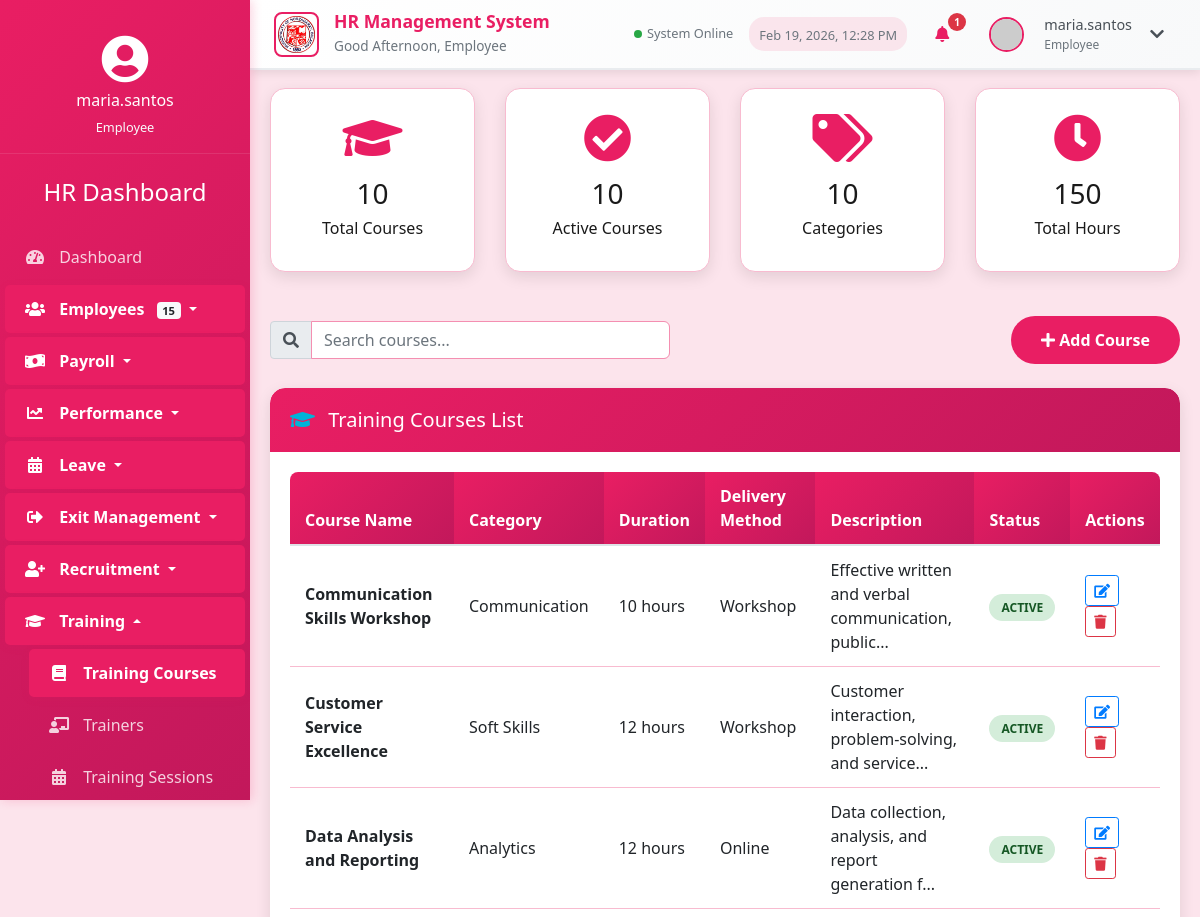
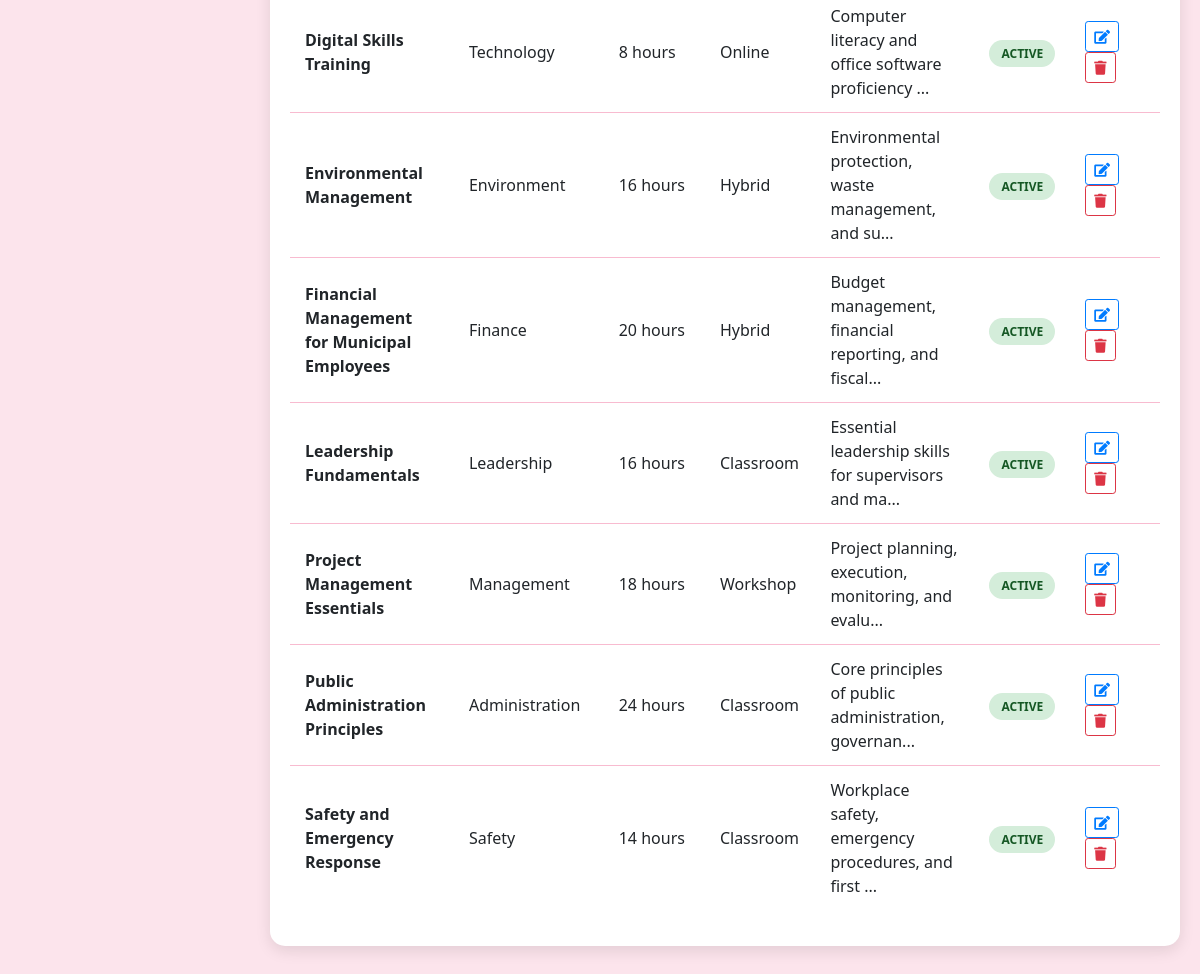
/training_courses.php (signed in), run on an earlier commit of the app's database (2 pictures, top to bottom).
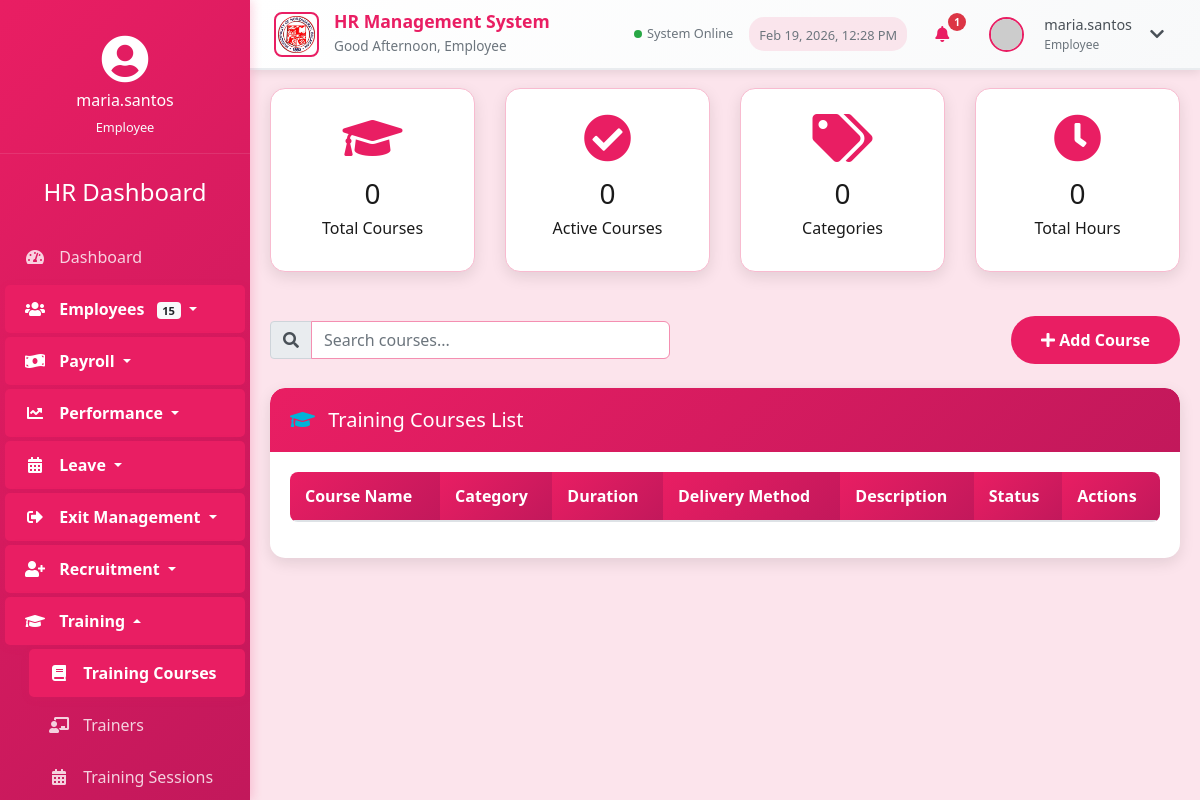
And on a later commit of the database.
### tables this page shows
CREATE TABLE `training_courses` (
  `course_id` int(11) NOT NULL,
  `course_name` varchar(255) NOT NULL,
  `description` text DEFAULT NULL,
  `category` varchar(100) DEFAULT NULL,
  `delivery_method` enum('Online','Classroom','Workshop','Self-paced','Hybrid') NOT NULL,
  `duration` int(11) DEFAULT NULL COMMENT 'Duration in hours',
  `max_participants` int(11) DEFAULT NULL,
  `prerequisites` text DEFAULT NULL,
  `materials_url` varchar(255) DEFAULT NULL,
  `status` enum('Active','Inactive','In Development') DEFAULT 'Active',
  `created_at` timestamp NOT NULL DEFAULT current_timestamp(),
  `updated_at` timestamp NOT NULL DEFAULT current_timestamp() ON UPDATE current_timestamp()
);

### training_courses.php (the view, shortened to what the changed rows need)
<?php
require_once 'config.php';
$pdo = $conn;
try {
    $stmt = $pdo->query("SELECT * FROM training_courses ORDER BY course_name");
    $courses = $stmt->fetchAll(PDO::FETCH_ASSOC);
} catch (PDOException $e) {
    $courses = [];
    $message = "Error fetching courses: " . $e->getMessage();
    $messageType = "error";
}
try {
    $stmt = $pdo->query("SELECT COUNT(*) as total FROM training_courses");
    $totalCourses = $stmt->fetch(PDO::FETCH_ASSOC)['total'];
    $stmt = $pdo->query("SELECT COUNT(*) as active FROM training_courses WHERE status = 'Active'");
    $activeCourses = $stmt->fetch(PDO::FETCH_ASSOC)['active'];
    $stmt = $pdo->query("SELECT COUNT(DISTINCT category) as categories FROM training_courses");
    $courseCategories = $stmt->fetch(PDO::FETCH_ASSOC)['categories'];
    $stmt = $pdo->query("SELECT SUM(duration) as total_hours FROM training_courses WHERE status = 'Active'");
    $totalHours = $stmt->fetch(PDO::FETCH_ASSOC)['total_hours'] ?: 0;
} catch (PDOException $e) {
    $totalCourses = 0;
    $activeCourses = 0;
    $courseCategories = 0;
    $totalHours = 0;
}
?>
<!DOCTYPE html>
<html lang="en">
<head>
    <link rel="stylesheet" href="https://stackpath.bootstrapcdn.com/bootstrap/4.5.2/css/bootstrap.min.css">
    <link rel="stylesheet" href="https://cdnjs.cloudflare.com/ajax/libs/font-awesome/5.15.1/css/all.min.css">
    <link rel="stylesheet" href="styles.css?v=rose">
</head>
<body>
    <div class="container-fluid">
        <div class="row">
            <div class="main-content">
                <h2 class="section-title">Training Courses Management</h2>
                <div class="row mb-4">
                    <div class="col-md-3">
                        <div class="stats-card">
                            <i class="fas fa-graduation-cap"></i>
                            <h3><?php echo $totalCourses; ?></h3>
                            <h6>Total Courses</h6>
                        </div>
                    </div>
                    <div class="col-md-3">
                        <div class="stats-card">
                            <i class="fas fa-check-circle"></i>
                            <h3><?php echo $activeCourses; ?></h3>
                            <h6>Active Courses</h6>
                        </div>
                    </div>
                    <div class="col-md-3">
                        <div class="stats-card">
                            <i class="fas fa-tags"></i>
                            <h3><?php echo $courseCategories; ?></h3>
                            <h6>Categories</h6>
                        </div>
                    </div>
                    <div class="col-md-3">
                        <div class="stats-card">
                            <i class="fas fa-clock"></i>
                            <h3><?php echo $totalHours; ?></h3>
                            <h6>Total Hours</h6>
                        </div>
                    </div>
                </div>
                <div class="card">
                    <div class="card-body">
                        <div class="table-responsive">
                            <table class="table table-hover">
                                <thead>
                                    <tr>
                                        <th>Course Name</th>
                                        <th>Category</th>
                                        <th>Duration</th>
                                        <th>Delivery Method</th>
                                        <th>Description</th>
                                        <th>Status</th>
                                        <th>Actions</th>
                                    </tr>
                                </thead>
                                <tbody>
                                    <?php foreach ($courses as $course): ?>
                                    <tr>
                                        <td><strong><?php echo htmlspecialchars($course['course_name']); ?></strong></td>
                                        <td><?php echo htmlspecialchars($course['category']); ?></td>
                                        <td><?php echo $course['duration']; ?> hours</td>
                                        <td><?php echo htmlspecialchars($course['delivery_method']); ?></td>
                                        <td><?php echo htmlspecialchars(substr($course['description'], 0, 50)) . (strlen($course['description']) > 50 ? '...' : ''); ?></td>
                                        <td>
                                            <span class="status-badge status-<?php echo strtolower($course['status']); ?>">
                                                <?php echo htmlspecialchars($course['status']); ?>
                                            </span>
                                        </td>
                                        <td>
                                            <button class="btn btn-sm btn-outline-primary" onclick="editCourse(<?php echo $course['course_id']; ?>)">
                                                <i class="fas fa-edit"></i>
                                            </button>
                                            <button class="btn btn-sm btn-outline-danger" onclick="deleteCourse(<?php echo $course['course_id']; ?>)">
                                                <i class="fas fa-trash"></i>
                                            </button>
                                        </td>
                                    </tr>
                                    <?php endforeach; ?>
                                </tbody>
                            </table>
                        </div>
                    </div>
                </div>
            </div>
        </div>
    </div>
</body>
</html>

What changed in the data, as far as the page shows it:
removed training_courses: course_name "Communication Skills Workshop", category "Communication", duration "10", delivery_method "Workshop", description "Effective written and verbal communication, public", status "ACTIVE"
removed training_courses: course_name "Customer Service Excellence", category "Soft Skills", duration "12", delivery_method "Workshop", description "Customer interaction, problem-solving, and service", status "ACTIVE"
removed training_courses: course_name "Data Analysis and Reporting", category "Analytics", duration "12", delivery_method "Online", description "Data collection, analysis, and report generation f", status "ACTIVE"
removed training_courses: course_name "Digital Skills Training", category "Technology", duration "8", delivery_method "Online", description "Computer literacy and office software proficiency", status "ACTIVE"
removed training_courses: course_name "Environmental Management", category "Environment", duration "16", delivery_method "Hybrid", description "Environmental protection, waste management, and su", status "ACTIVE"
removed training_courses: course_name "Financial Management for Municipal Employees", category "Finance", duration "20", delivery_method "Hybrid", description "Budget management, financial reporting, and fiscal", status "ACTIVE"
removed training_courses: course_name "Leadership Fundamentals", category "Leadership", duration "16", delivery_method "Classroom", description "Essential leadership skills for supervisors and ma", status "ACTIVE"
removed training_courses: course_name "Project Management Essentials", category "Management", duration "18", delivery_method "Workshop", description "Project planning, execution, monitoring, and evalu", status "ACTIVE"
removed training_courses: course_name "Public Administration Principles", category "Administration", duration "24", delivery_method "Classroom", description "Core principles of public administration, governan", status "ACTIVE"
removed training_courses: course_name "Safety and Emergency Response", category "Safety", duration "14", delivery_method "Classroom", description "Workplace safety, emergency procedures, and first", status "ACTIVE"
Also different on the page:
$totalCourses: "10" → "0"
$activeCourses: "10" → "0"
$courseCategories: "10" → "0"
$totalHours: "150" → "0"
